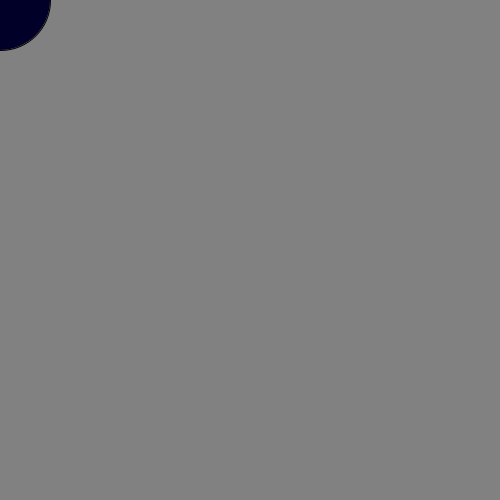
Frame 1 (no input)
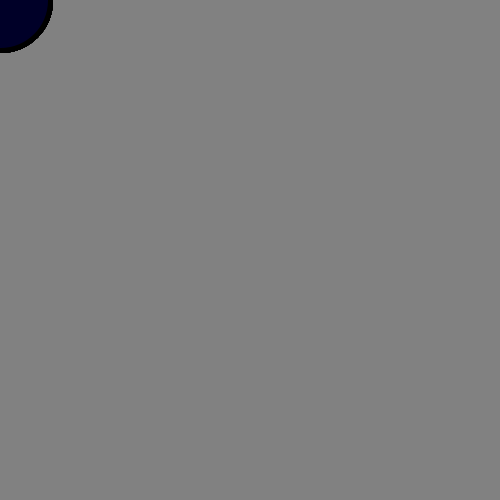
Frame 60 (the mouse pressed at the canvas centre just before this capture)
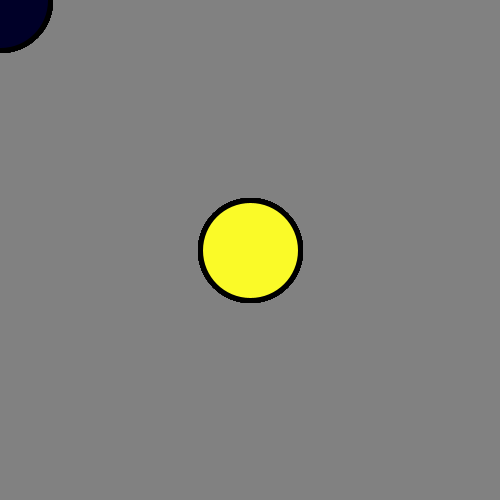
Frame 120 (the mouse held since frame 60 and released just before this capture)

The Processing sketch that drew these frames (run headless with seeded random() and noise(); from frame 60 on, the mouse is pressed at the canvas centre):

// Processing sketch: processing_31061
// ── processing_31061.pde

void setup(){
   size(500, 500);
  background(random(200));
}

void draw(){
  fill(mouseX,mouseY,40);
  ellipse(mouseX,mouseY,100,100);
fill(255,255,255);
strokeWeight(5);
 }

void mousePressed(){
 size(500, 500);
  background(random(255));
}

                
